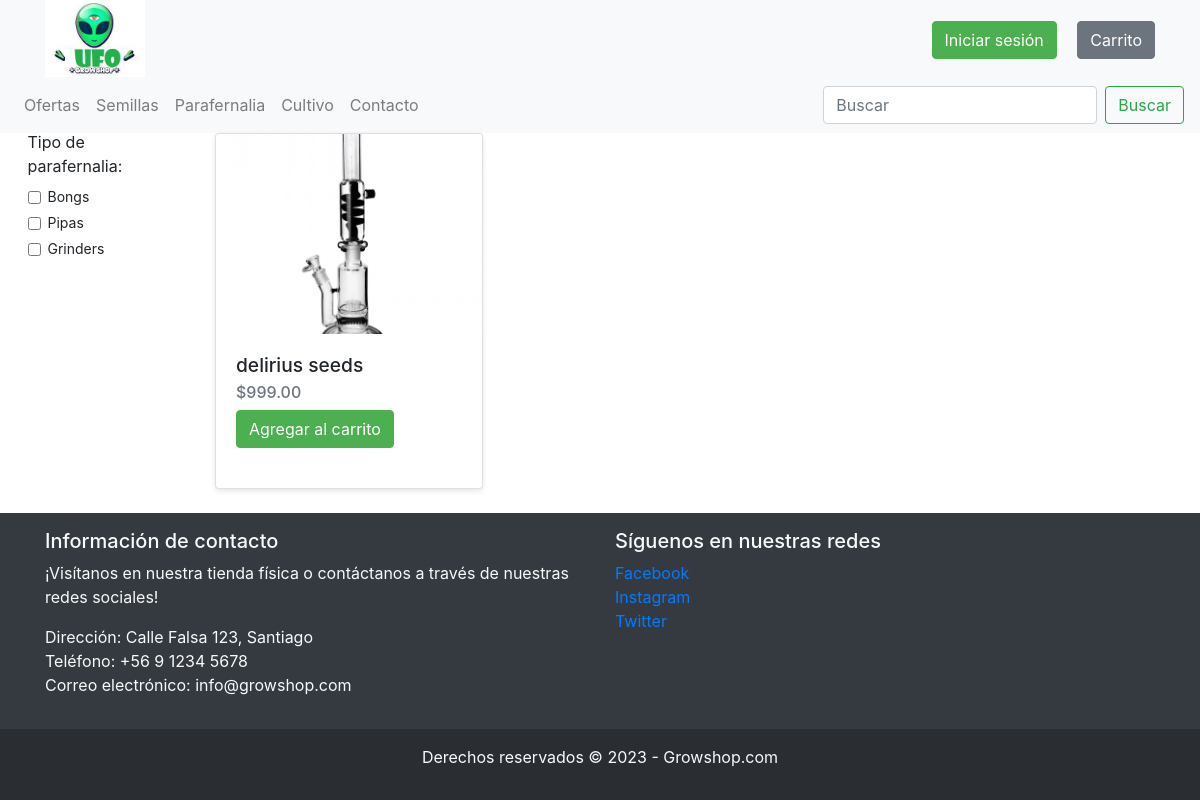
/parafernalia/, run on the app's committed database.
### store/models.py (models this page shows, shortened)
class Parafernalia(models.Model):
    idparaf = models.CharField(primary_key=True, max_length=10)
    nombre = models.CharField(max_length=100)
    precio = models.DecimalField(max_digits=8, decimal_places=2)
    id_cat_paraf = models.ForeignKey(CatParaf, on_delete=models.CASCADE)
    imagen = models.ImageField(upload_to='items', null=True)

### store/views.py (the view)
# urls.py: path('parafernalia/', views.parafernalia_view, name='parafernalia'),
def parafernalia_view(request):
    parafernalia_list = Parafernalia.objects.all()
    context = {'parafernalia_list': parafernalia_list}
    return render(request, 'store/parafernalia.html', context)

### store/templates/store/parafernalia.html (shortened to what this page needs)
{% load static %}
<!DOCTYPE html>
<html lang="es">
  <head>
    <link rel="stylesheet" href="{% static 'css/style.css' %}">
    <link rel="stylesheet" href="https://maxcdn.bootstrapcdn.com/bootstrap/4.0.0/css/bootstrap.min.css">
</head>
<body>
  <header class="bg-light">
    <div class="container">
        <div class="row justify-content-between align-items-center">
            <div class="col-auto">
                <a href="{% url 'index' %}">
                    <img src="{% static 'img/icono.png' %}">
                </a>
            </div>
            <div class="col-auto">
                <a href="{% url 'entrar' %}" class="btn btn-primary mr-3">Iniciar sesión</a>
                <a href="{% url 'carrito' %}" class="btn btn-secondary">Carrito</a>
            </div>
        </div>
    </div>
</header>
 <nav class="navbar navbar-expand-lg navbar-light bg-light">
  <div class="collapse navbar-collapse" id="collapsibleNavbar">
      <ul class="navbar-nav mr-auto">
          <li class="nav-item">
              <a class="nav-link" href="{% url 'ofertas' %}">Ofertas</a>
          </li>
          <li class="nav-item">
              <a class="nav-link" href="{% url 'semillas' %}">Semillas</a>
          </li>
          <li class="nav-item">
              <a class="nav-link" href="{% url 'parafernalia' %}">Parafernalia</a>
          </li>
          <li class="nav-item">
              <a class="nav-link" href="{% url 'cultivo' %}">Cultivo</a>
          </li>
          <li class="nav-item">
              <a class="nav-link" href="{% url 'contacto' %}">Contacto</a>
          </li>
      </ul>
      <form class="form-inline my-2 my-lg-0">
          <input class="form-control mr-sm-2" type="search" placeholder="Buscar" aria-label="Search">
          <button class="btn btn-outline-success my-2 my-sm-0" type="submit">Buscar</button>
      </form>
  </div>
</nav>
  <div id="filtro-seleccion">
    <div class="row">
      <div class="col-lg-3">
        <form>
          <div class="form-group" id="form-group">
            <label for="tipo_parafernalia">Tipo de parafernalia:</label>
            <div class="form-check">
              <input class="form-check-input" type="checkbox" id="bongs" value="option1">
              <label class="form-check-label" for="bongs">
                Bongs
              </label>
            </div>
            <div class="form-check">
              <input class="form-check-input" type="checkbox" id="pipas" value="option2">
              <label class="form-check-label" for="pipas">
                Pipas
              </label>
            </div>
            <div class="form-check">
              <input class="form-check-input" type="checkbox" id="grinders" value="option3">
              <label class="form-check-label" for="grinders">
                Grinders
              </label>
            </div>
          </div>
        </form>
      </div>
    </div>
  </div>
  <div class="container">
    <div class="row">
      {% for item in parafernalia_list %}
      <div class="col-md-4 mb-4">
        <div class="card h-100">
          <a href="#">
            <img src="{{ item.imagen.url }}" class="card-img-top" alt="{{ item.nombre }}">
          </a>
          <div class="card-body">
            <h5 class="card-title">{{ item.nombre }}</h5>
            <h6 class="card-subtitle mb-2 text-muted">${{ item.precio }}</h6>
            <a href="#" class="btn btn-primary">Agregar al carrito</a>
          </div>
        </div>
      </div>
      {% endfor %}
    </div>
  </div>
  <footer class="bg-dark text-light">
    <div class="container py-3">
      <div class="row">
        <div class="col-md-6">
          <h5>Información de contacto</h5>
          <p>¡Visítanos en nuestra tienda física o contáctanos a través de nuestras redes sociales!</p>
          <ul class="list-unstyled">
            <li> Dirección: Calle Falsa 123, Santiago</li>
            <li> Teléfono: +56 9 1234 5678</li>
            <li> Correo electrónico: info@growshop.com</li>
          </ul>
        </div>
        <div class="col-md-6">
          <h5>Síguenos en nuestras redes</h5>
          <ul class="list-unstyled">
            <li><a href="#">Facebook</a></li>
            <li><a href="#">Instagram</a></li>
            <li><a href="#">Twitter</a></li>
          </ul>
        </div>
      </div>
    </div>
    <div class="text-center p-3" style="background-color: rgba(0, 0, 0, 0.2);">
      <p>Derechos reservados &copy; 2023 - Growshop.com</p>
    </div>
  </footer>
</body>
</html>

### store/static/css/style.css (style rules this page uses)
@media only screen and (min-width: 768px) { header .col-auto:first-child { margin-right: 0px; } }
@media only screen and (min-width: 768px) { header img { width: 100px; height: auto; float: left } }
@media only screen and (min-width: 768px) { header { height: 77px; } }
#filtro-seleccion { width: 200px; height: 30px; font-size: 12px; margin-right: 0px; margin-left: 0px; float: left; display: flex; align-items: center; justify-content: center; }
#form-group { width: 155px; height: 20px; font-size: 12px; display: flex; flex-direction: column; align-items: flex-start; margin-left: 10px; }
.form-check { margin-bottom: 5px; }
.form-check-label { font-size: 14px; }
.navbar { background-color: #f8f8ff; }
@media only screen and (min-width: 600px) { img { width: 80%; } }
@media only screen and (min-width: 768px) { img { width: 90%; } }
@media only screen and (min-width: 992px) { img { width: 100%; } }
@media only screen and (min-width: 1200px) { img { width: 200%; } }
form { display: flex; flex-direction: column; }
label { font-size: 16px; margin-bottom: 5px; }
.card { border-radius: 5px; box-shadow: 0 2px 5px rgba(0, 0, 0, 0.1); overflow: hidden; transition: transform 0.2s ease-in-out; margin-bottom: 20px; margin-right: 20px; }
.card-img-top { border-top-left-radius: 5px; border-top-right-radius: 5px; height: 200px; object-fit: cover; }
.card-body { padding: 20px; }
.card-title { font-size: 1.2rem; margin-bottom: 10px; }
.btn.btn-primary { background-color: #4CAF50; border-color: #4CAF50; }

### data on the page
Parafernalia: imagen (picture), nombre "delirius seeds", precio "999.00"
